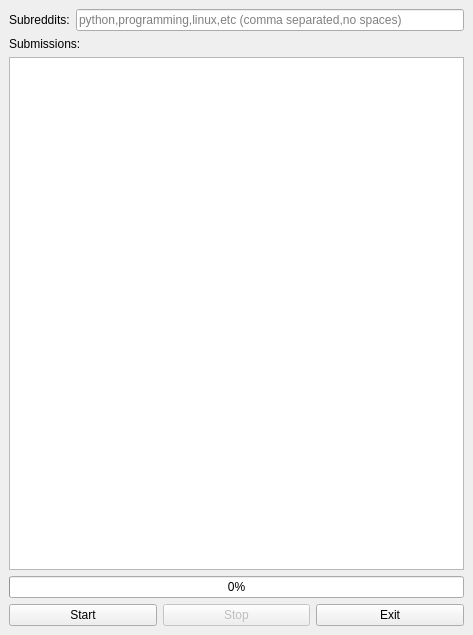
<?xml version="1.0" encoding="UTF-8"?>
<ui version="4.0">
 <class>MainWindow</class>
 <widget class="QMainWindow" name="MainWindow">
  <property name="geometry">
   <rect>
    <x>0</x>
    <y>0</y>
    <width>473</width>
    <height>635</height>
   </rect>
  </property>
  <property name="windowTitle">
   <string>Threading Tutorial</string>
  </property>
  <widget class="QWidget" name="centralwidget">
   <layout class="QVBoxLayout" name="verticalLayout_2">
    <item>
     <layout class="QVBoxLayout" name="verticalLayout">
      <item>
       <layout class="QHBoxLayout" name="subreddits_input_layout">
        <item>
         <widget class="QLabel" name="label_subreddits">
          <property name="text">
           <string>Subreddits:</string>
          </property>
         </widget>
        </item>
        <item>
         <widget class="QLineEdit" name="edit_subreddits">
          <property name="placeholderText">
           <string>python,programming,linux,etc (comma separated,no spaces)</string>
          </property>
         </widget>
        </item>
       </layout>
      </item>
      <item>
       <widget class="QLabel" name="label_submissions_list">
        <property name="text">
         <string>Submissions:</string>
        </property>
       </widget>
      </item>
      <item>
       <widget class="QListWidget" name="list_submissions"/>
      </item>
      <item>
       <widget class="QProgressBar" name="progressBar">
        <property name="value">
         <number>0</number>
        </property>
       </widget>
      </item>
      <item>
       <layout class="QHBoxLayout" name="horizontalLayout">
        <item>
         <widget class="QPushButton" name="btn_start">
          <property name="text">
           <string>Start</string>
          </property>
         </widget>
        </item>
        <item>
         <widget class="QPushButton" name="btn_stop">
          <property name="enabled">
           <bool>false</bool>
          </property>
          <property name="text">
           <string>Stop</string>
          </property>
         </widget>
        </item>
        <item>
         <widget class="QPushButton" name="btn_exit">
          <property name="text">
           <string>Exit</string>
          </property>
         </widget>
        </item>
       </layout>
      </item>
     </layout>
    </item>
   </layout>
  </widget>
 </widget>
 <resources/>
 <connections/>
</ui>
